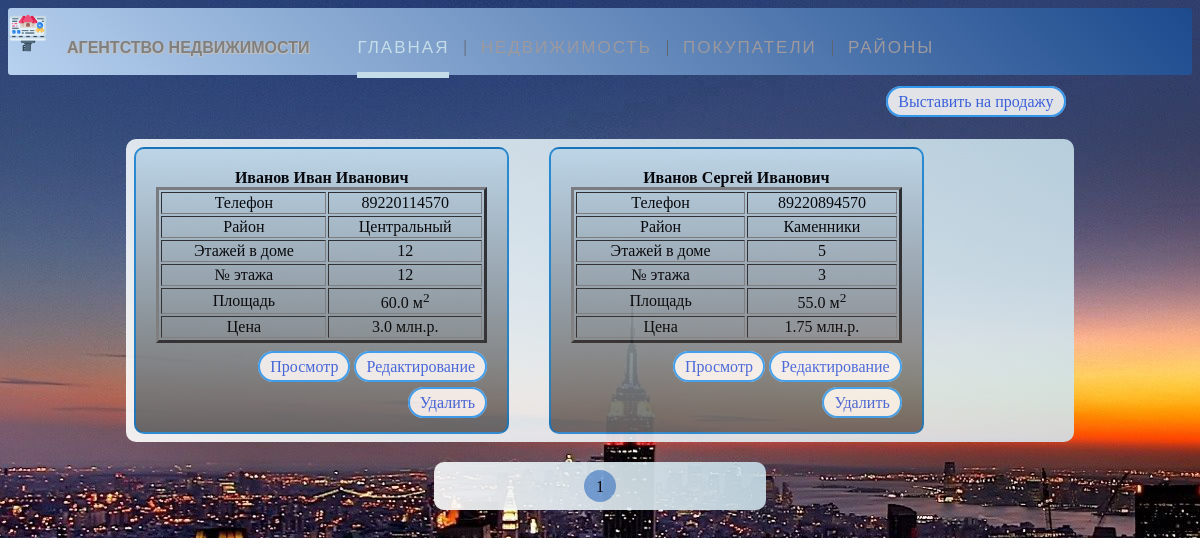
/sellers, run on an earlier commit of the app's database.
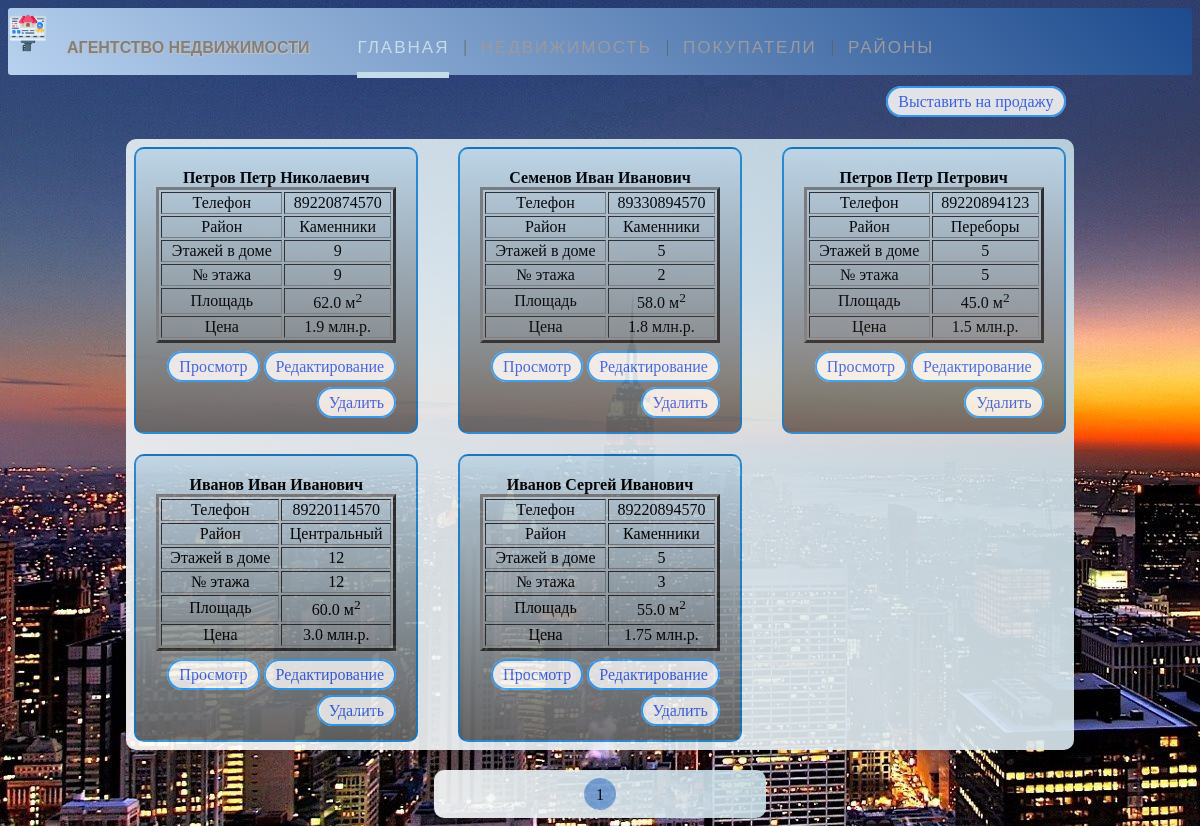
And on a later commit of the database.
### webApp/models.py (models this page shows, shortened)
class Sellers(models.Model):
    id = models.AutoField('id', primary_key=True)
    fio = models.CharField('ФИО', max_length=50)
    phone = models.CharField('Номер телефона', max_length=12)
    id_district = models.IntegerField('Район')
    number_floors = models.IntegerField('Количество этажей')
    number_sell_floor = models.IntegerField('номер этажа')
    area = models.FloatField('Площадь')
    price = models.FloatField('Цена')
    class Meta:
        verbose_name = 'Продавец'
        verbose_name_plural = 'Продавецы'

### webApp/views.py (the view)
# urls.py: path('sellers', views.get_sellers, name='sellers-page'),
def get_sellers(request):
    sellers = Sellers.objects.order_by('-id')
    for seller in sellers:
        seller.id_district = Directory.objects.filter(id=seller.id_district)[0].name_district
    paginator = Paginator(sellers, 6)
    page_number = request.GET.get('page')
    page_obj = paginator.get_page(page_number)
    return render(request, 'webApp/sellers.html', {'paginator': paginator, 'page_obj': page_obj, 'title': 'Продавцы'})

### webApp/templates/webApp/sellers.html (shortened to what this page needs)
{% extends 'webApp/base.html' %}
{% block content %}
        <div class="btn-cls">
            <a href="{% url 'add-apartment-page' %}" class="btn-add-seller" >Выставить на продажу</a>
        </div>
    {% if page_obj %}
<div class="grid-container">
            {% for el in page_obj %}
                  <div class="cards">
                      <span class="grid-item-fio">{{ el.fio }}</span><br>
                      <table class="table-buyers" border="3">
                          <tr><td class="grid-item">Телефон</td><td class="grid-item-data">{{ el.phone }}</td></tr>
                          <tr><td class="grid-item">Район</td><td class="grid-item-data">{{ el.id_district }}</td></tr>
                          <tr><td class="grid-item">Этажей в доме</td><td class="grid-item-data">{{ el.number_floors  }}</td></tr>
                          <tr><td class="grid-item">№ этажа</td><td class="grid-item-data">{{ el.number_sell_floor }}</td></tr>
                          <tr><td class="grid-item">Площадь</td><td class="grid-item-data">{{ el.area }} м<sup>2</sup></td></tr>
                          <tr><td class="grid-item">Цена</td><td class="grid-item-data">{{ el.price }} млн.р.</td></tr>
                      </table>
                       <div class="btns-sellers">
                            <a href="{% url 'seller-detail' el.id %}" class="btn-sell" >Просмотр</a>
                            <a href="{% url 'seller-update' el.id %}" class="btn-sell" >Редактирование</a><br><br>
                            <a href="{% url 'del-seller' el.id %}" class="btn-sell" >Удалить</a>
                        </div>
                  </div>
            {% endfor %}
        </div>
            <div class="count-container">
                       {% for p in paginator.page_range %}
                           {% if page_obj.number == p %}
                                <span class="page-num-selected">{{ p }}</span>
                                           {% elif p >= page_obj.number|add:-2 and p <= page_obj.number|add:2  %}
                                <span class="page-num">
                                    <a href="?page={{ p }}">{{ p }}</a>
                                </span>
                           {% endif %}
                       {% endfor %}
            </div>
    {% else %}
        <p> Записи отсутствуют! </p>
    {% endif %}
{% endblock %}

What changed in the data, as far as the page shows it:
added Sellers: fio "Петров Петр Николаевич", phone "89220874570", id_district "Каменники", number_floors "9", number_sell_floor "9", area "62.0", price "1.9"
added Sellers: fio "Семенов Иван Иванович", phone "89330894570", id_district "Каменники", number_floors "5", number_sell_floor "2", area "58.0", price "1.8"
added Sellers: fio "Петров Петр Петрович", phone "89220894123", id_district "Переборы", number_floors "5", number_sell_floor "5", area "45.0", price "1.5"
